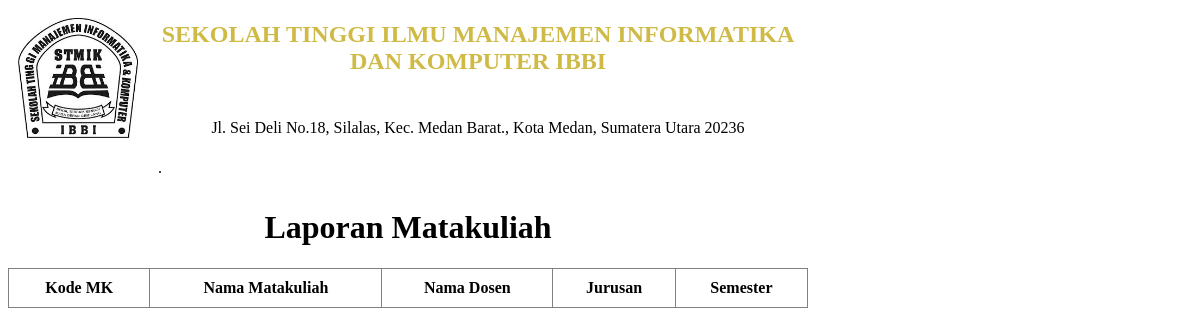
Before: /index.php/laporan/matakuliahlaporan with the older database file.
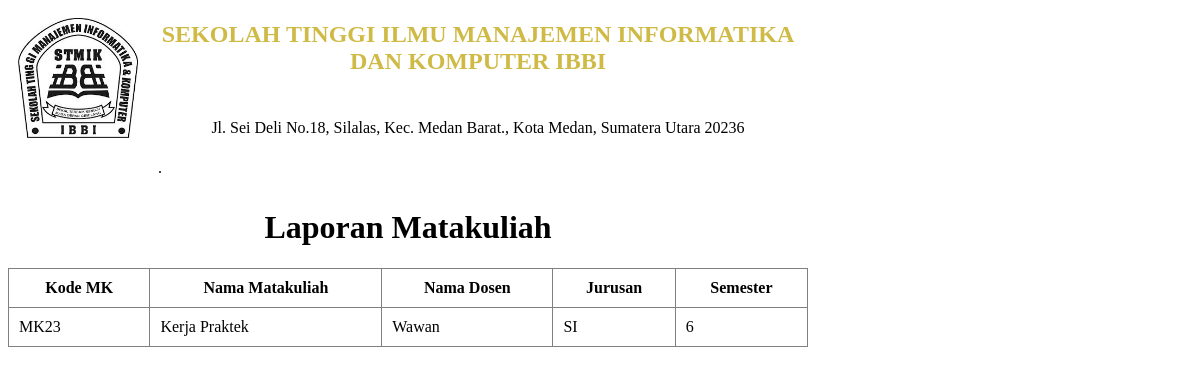
After: the same page with the newer database file.
### tables this page shows
CREATE TABLE `tblmatakuliah` (
  `kodemk` varchar(20) NOT NULL,
  `namamk` varchar(50) NOT NULL,
  `iddosen` int NOT NULL,
  `namadosen` varchar(50) NOT NULL,
  `prodi` enum('TI','SI') NOT NULL,
  `semester` enum('1','2','3','4','5','6','7','8') NOT NULL
);

### application/controllers/Laporan.php (called while the page is built, shortened)
<?php
class Laporan extends CI_Controller {
    public function  __construct(){
        $this->load->model("laporan_model");
    }
    public function matakuliahlaporan(){
        $this->load->view("laporan/matakuliah_laporan",array(
            "matakuliah" => $this->laporan_model->ambilmatakuliah()->result(),
            "title" => "Laporan Matakuliah"
        ));
    }
}

### index.php (called while the page is built, shortened)
<?php
require_once BASEPATH.'core/CodeIgniter.php';

### application/models/Laporan_model.php (called while the page is built, shortened)
<?php
class Laporan_model extends CI_Model{
    public function ambilmatakuliah(){
        $query = $this->db
                    ->get("tblmatakuliah");
        return $query;
    }
}

### application/views/laporan/matakuliah_laporan.php (the view, shortened to what this page needs)
<div id="lap" style="width:210px; height:297px;">
	<table class='head' style="width:800px; margin-right:150px;">
		<tr>
			<td rowspan="4" style="width:50px;"><img style="  margin-bottom:40px; width:120px; height:120px;"
					src="assets/img/laporanibbi.jpg" alt=""></td>
		</tr>
		<tr>
			<td style="color:#cfba46;  text-align: center;">
				<h2>SEKOLAH TINGGI ILMU MANAJEMEN INFORMATIKA DAN KOMPUTER IBBI</h2>
			</td>
		</tr>
		<tr>
			<td style="text-align:center;">Jl. Sei Deli No.18, Silalas, Kec. Medan Barat., Kota Medan, Sumatera Utara
				20236</td>
		</tr>
		<tr>
			<td>.</td>
		</tr>
	</table>
	<h1 style="width:800px; margin-right:150px;"><?= $title ?> </h1>
	<table border="1" style="width:800px; margin-right:150px;">
		<thead>
			<tr>
				<th>Kode MK</th>
				<th>Nama Matakuliah</th>
				<th>Nama Dosen</th>
				<th>Jurusan</th>
				<th>Semester</th>
			</tr>
		</thead>
		<tbody>
			<?php
            foreach($matakuliah as  $item):
                echo "<tr>
                        <td>{$item->kodemk}</td>
                        <td>{$item->namamk}</td>
						<td>{$item->namadosen}</td>
						<td>{$item->prodi}</td>
						<td>{$item->semester}</td>
                    </tr>";
            endforeach;
            ?>
		</tbody>
	</table>
</div>

Changed rows visible on the page:
added tblmatakuliah: kodemk "MK23", namamk "Kerja Praktek", namadosen "Wawan", prodi "SI", semester "6"
